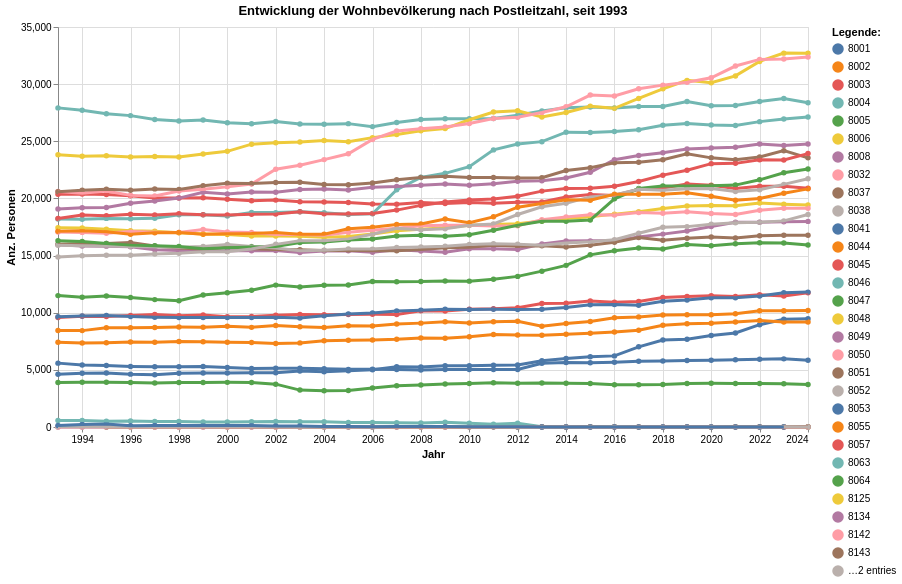

The code cell stored with this chart in its notebook:
### Code cell
grafik2 = mypy_dv.plot_altair_multiline_highlight(
    data = myAgg2.reset_index().sort_values('PLZ', ascending=True)
    ,x = 'StichtagDatJahr:T'
    ,y = 'sum_WBev:Q'
    ,x_beschriftung = 'Jahr'
    , y_beschriftung = 'Anz. Personen'
    ,category = "PLZ:N"
    ,category_beschriftung= 'Legende:'
    ,warning_status = "ignore" #always or ignore
    ,myTitle="Entwicklung der Wohnbevölkerung nach Postleitzahl, seit "+data_min_date
)
grafik2

### Figure 1 — Vega-Lite specification as saved in the notebook (floating-point values rounded to 4 significant figures; data arrays with more than 128 entries replaced by an {"elided": "..."} marker saying what was removed)
{"config": {"view": {"continuousWidth": 300, "continuousHeight": 300}}, "layer": [{"mark": {"type": "circle"}, "encoding": {"color": {"field": "PLZ", "legend": {"orient": "right", "title": "Legende:"}, "type": "nominal"}, "opacity": {"value": 1.3}, "tooltip": [{"field": "StichtagDatJahr", "type": "temporal"}, {"field": "PLZ", "type": "nominal"}, {"field": "sum_WBev", "type": "quantitative"}], "x": {"axis": {"title": "Jahr"}, "field": "StichtagDatJahr", "type": "temporal"}, "y": {"axis": {"title": "Anz. Personen"}, "field": "sum_WBev", "type": "quantitative"}}, "name": "view_4", "title": "Entwicklung der Wohnbevölkerung nach Postleitzahl, seit 1993"}, {"mark": {"type": "line"}, "encoding": {"color": {"field": "PLZ", "legend": {"orient": "right", "title": "Legende:"}, "type": "nominal"}, "size": {"condition": {"test": {"not": {"param": "param_4"}}, "value": 1.2}, "value": 3}, "tooltip": [{"field": "StichtagDatJahr", "type": "temporal"}, {"field": "PLZ", "type": "nominal"}, {"field": "sum_WBev", "type": "quantitative"}], "x": {"axis": {"title": "Jahr"}, "field": "StichtagDatJahr", "type": "temporal"}, "y": {"axis": {"title": "Anz. Personen"}, "field": "sum_WBev", "type": "quantitative"}}, "title": "Entwicklung der Wohnbevölkerung nach Postleitzahl, seit 1993"}], "data": {"name": "data-c3bd4b59d6efeb67f6926902aa6f8cca"}, "height": 400, "params": [{"name": "param_4", "select": {"type": "point", "fields": ["PLZ:N"], "nearest": true, "on": "pointerover"}, "views": ["view_4"]}], "width": 750, "$schema": "https://vega.github.io/schema/vega-lite/v5.8.0.json", "datasets": {"data-c3bd4b59d6efeb67f6926902aa6f8cca": {"elided": "962 records"}}}
